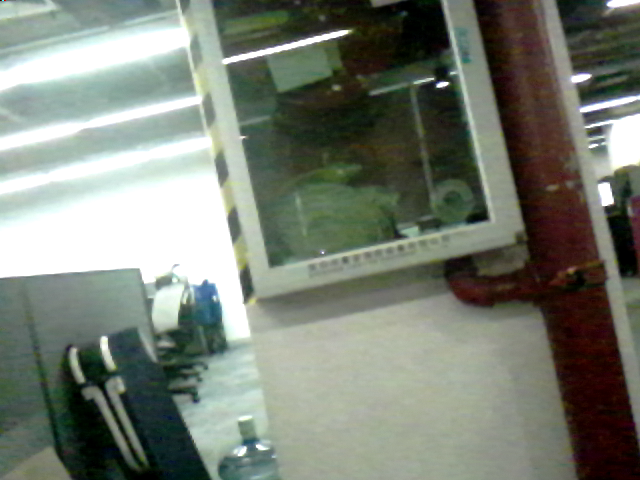
//> input picture rgbd/rgb_3.png, 640 x 480 px
$ ./registration   (built with g++ and OpenCV 4)
//> lines starting //> are read from the running program, lines starting //| are printed output that depends on the picture
### depth2colorAlign.h
#ifndef DEPTH_2_COLOR_ALIGN
#define DEPTH_2_COLOR_ALIGN

#include <iostream>
#include <opencv2/opencv.hpp>
#include <vector>
#include <string>

void depth2colorAlign(const cv::Mat &im_color, const cv::Mat &im_depth, cv::Mat &im_registrated_depth);

void registration(const cv::Mat &im_color, const cv::Mat &pointclouds,
	const cv::Mat &Transform, const cv::Mat &K, cv::Mat &im_registrated_depth);

void prepare_depth_uvs(const int width, const int height, cv::Mat &uvs);

void depthIm2pointclouds(const cv::Mat &im_depth, const cv::Mat &K, cv::Mat &pointclouds);

#endif

### registration.cpp
#include <iostream>
#include <opencv2/opencv.hpp>
#include <vector>
#include <string>
#include "depth2colorAlign.h"
#include <ctime>

int main(int argc, char* argv[])
{
	cv::Mat im_color = cv::imread("rgbd/rgb_3.png", CV_LOAD_IMAGE_COLOR);
//> im_color is the input picture: 480 rows x 640 cols, CV_8UC3; mean B, G, R 115.9, 127.1, 120.4
	cv::Mat im_depth = cv::imread("rgbd/depth_3.png", CV_LOAD_IMAGE_ANYDEPTH);
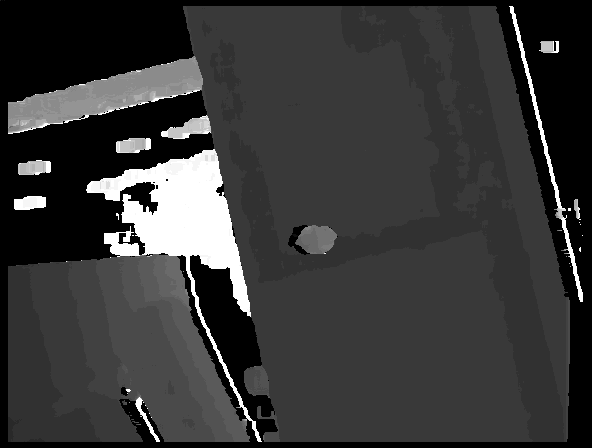
//> input picture rgbd/depth_3.png, 592 x 448 px
//> im_depth is the input picture: 448 rows x 592 cols, CV_16UC1; min 0, max 8191, mean 1866.6

	im_color.convertTo(im_color, CV_16UC3);
//> im_color: 480 rows x 640 cols, CV_16UC3
	im_color = im_color * 255;

	cv::namedWindow("color", CV_WINDOW_NORMAL);
	imshow("color", im_color);
	cv::namedWindow("depth", CV_WINDOW_NORMAL);
	imshow("depth", 4 * im_depth);
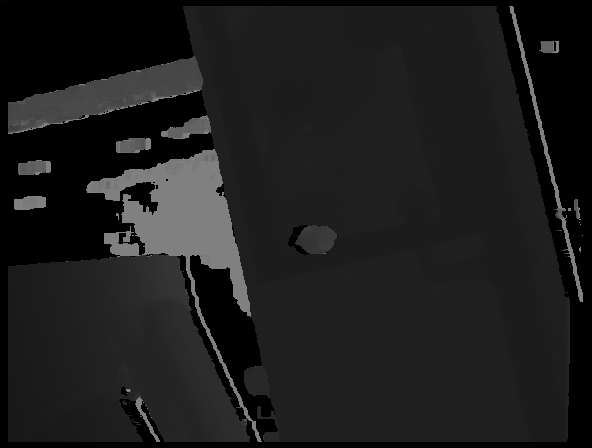
//> window 'depth': 448 rows x 592 cols, CV_8UC1; min 0, max 128, mean 29.2
	cv::waitKey();

	cv::Mat im_registrated_depth;

	cv::Mat Transform = (cv::Mat_<double>(4, 4)
		<< 1, 0, 0, 0.00683648,
		   0, 1, 0, -0.000771234,
		   0, 0, 1, -0.000460127,
		   0, 0, 0, 1);

	cv::Mat K_color = (cv::Mat_<double>(3, 3)
		<< 741.029, 0, 307.898,
		   0, 741.029, 236.921,
		   0, 0, 1);

	cv::Mat K_depth = (cv::Mat_<double>(3, 3)
		<< 584.615, 0, 303.407,
		   0, 584.615, 227.556,
		   0, 0, 1);


	cv::Size color_size(im_color.cols, im_color.rows);
//> color_size = Size(640, 480)
	cv::Size depth_size(im_depth.cols, im_depth.rows);
//> depth_size = Size(592, 448)

//> (the run ends here: the program needs code that is not available in this run, at `Depth2ColorAlign app(color_size, depth_size, Transform, K_color, K_dep..`)
